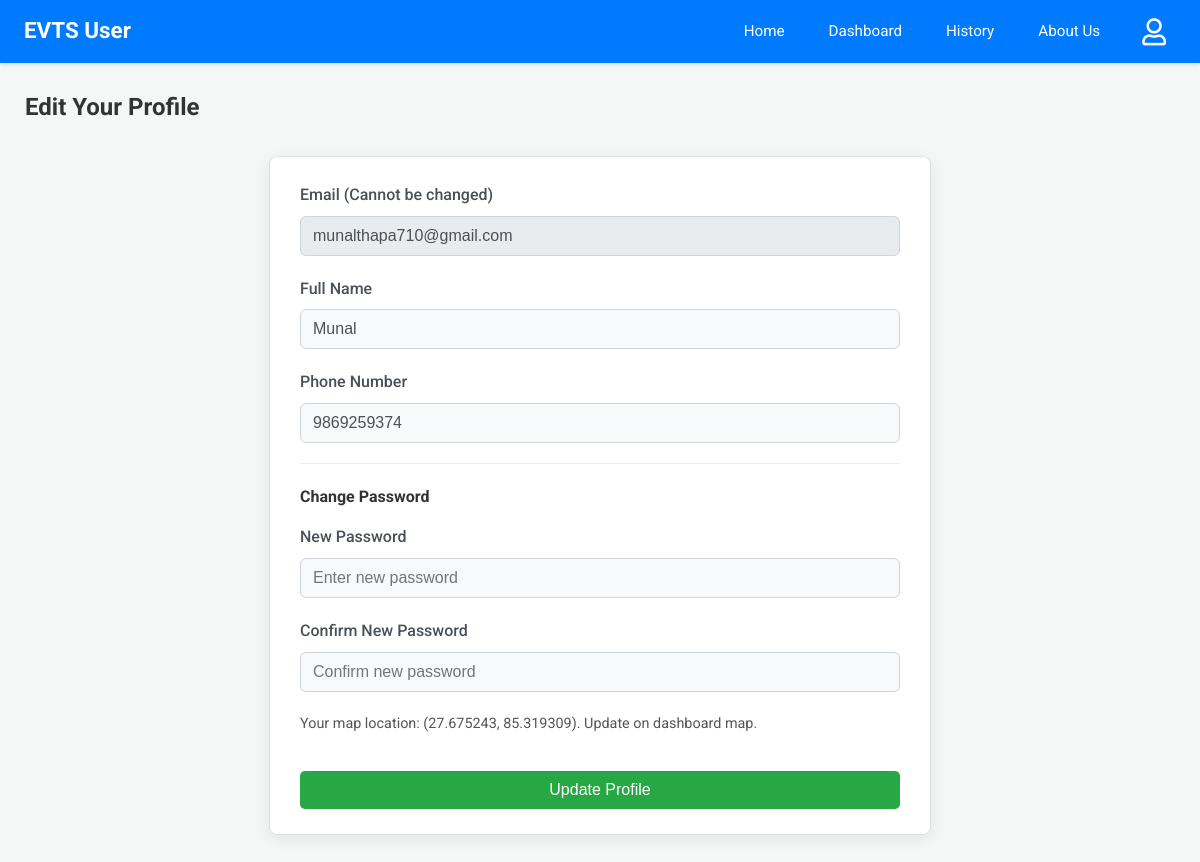
/edit-user-profile (signed in), run on an earlier commit of the app's database.
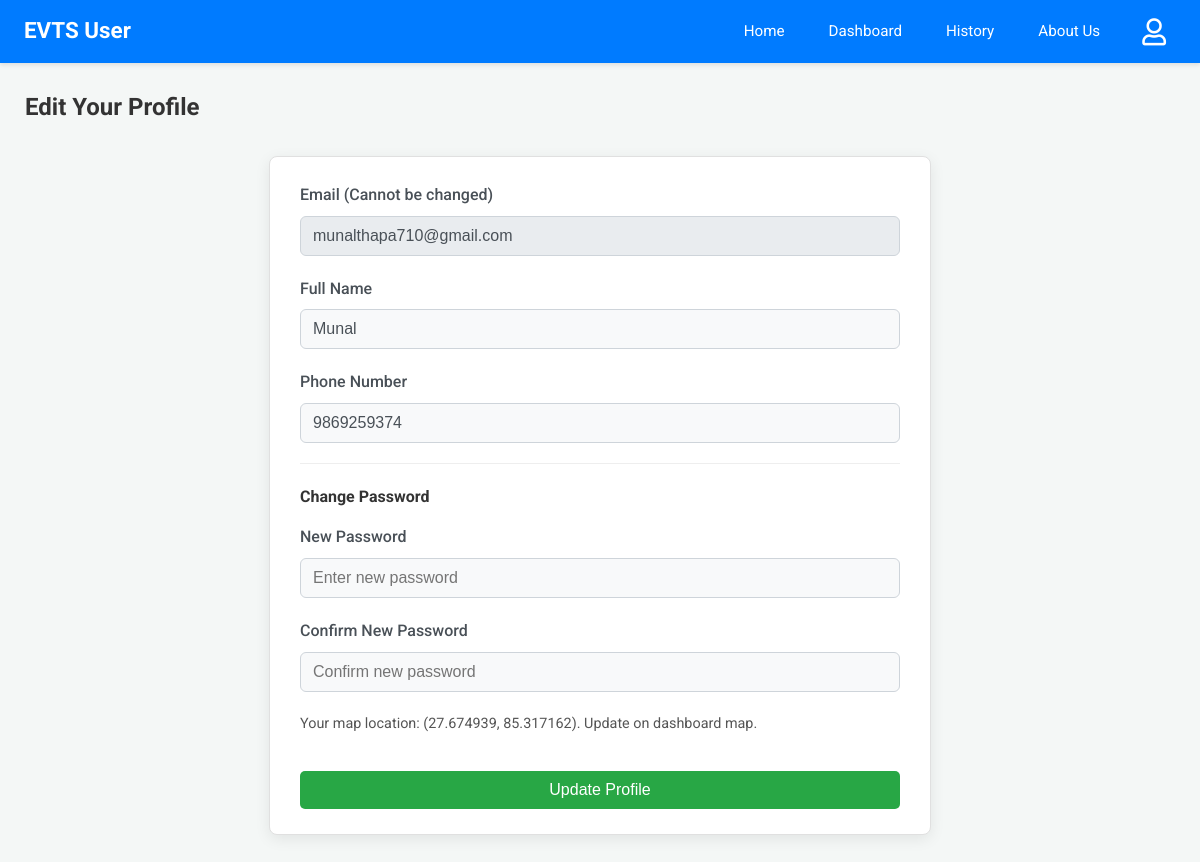
And on a later commit of the database.
### app.py (models this page shows)
class User(db.Model):
    email = db.Column(db.String(120), primary_key=True)
    name = db.Column(db.String(100))
    phone = db.Column(db.String(15))
    password = db.Column(db.String(256)) # Increased length for hash
    latitude = db.Column(db.Float, nullable=True)
    longitude = db.Column(db.Float, nullable=True)

### app.py (the view, shortened to what this page needs)
@app.route('/edit-user-profile', methods=['GET', 'POST'])
@login_required_user
def edit_user_profile():
    user = User.query.get(session['user'])
    if not user:
        flash('User not found.', 'error')
        return redirect(url_for('login'))
    response = make_response(render_template('edit_user_profile.html', user=user, title="Edit Your Profile"))
    return add_no_cache_to_response(response)

### app.py (called while the page is built)
def login_required_user(f):
    @wraps(f)
    def decorated_function(*args, **kwargs):
        if 'user' not in session:
            return redirect(url_for('login', next=request.url))
        return f(*args, **kwargs)
    return decorated_function

def add_no_cache_to_response(response):
    response.headers["Cache-Control"] = "no-cache, no-store, must-revalidate, public, max-age=0"
    response.headers["Pragma"] = "no-cache"
    response.headers["Expires"] = "0"
    return response

### templates/edit_user_profile.html (shortened to what this page needs)
{% extends 'user_base.html' %}
{% block content %}
<h2>Edit Your Profile</h2>
<form method="POST" action="{{ url_for('edit_user_profile') }}" class="profile-edit-form">
    <div class="form-group">
        <label for="email">Email (Cannot be changed)</label>
        <input type="email" id="email" name="email" value="{{ user.email }}" class="form-control" readonly>
    </div>
    <div class="form-group">
        <label for="name">Full Name</label>
        <input type="text" id="name" name="name" value="{{ user.name }}" class="form-control" required>
    </div>
    <div class="form-group">
        <label for="phone">Phone Number</label>
        <input type="tel" id="phone" name="phone" value="{{ user.phone }}" class="form-control" required>
    </div>
    <hr style="margin: 20px 0;">
    <h4 style="margin-bottom:15px;">Change Password</h4>
    <div class="form-group">
        <label for="new_password">New Password</label>
        <input type="password" id="new_password" name="new_password" class="form-control" placeholder="Enter new password">
    </div>
    <div class="form-group">
        <label for="confirm_password">Confirm New Password</label>
        <input type="password" id="confirm_password" name="confirm_password" class="form-control" placeholder="Confirm new password">
    </div>
    {% if user.latitude and user.longitude %}
    <p style="font-size:0.9em; color:#555;">Your map location: ({{ user.latitude|round(6) }}, {{ user.longitude|round(6) }}). Update on dashboard map.</p>
    {% else %}
    <p style="font-size:0.9em; color:#dc3545;">Map location not set. Set on dashboard.</p>
    {% endif %}
    <button type="submit" class="button-style btn-confirm" style="margin-top: 20px; width: 100%;">Update Profile</button>
</form>
{% endblock %}

What changed in the data, as far as the page shows it:
changed User "munalthapa710@gmail.com": latitude "27.675243" → "27.674939"; longitude "85.319309" → "85.317162"
